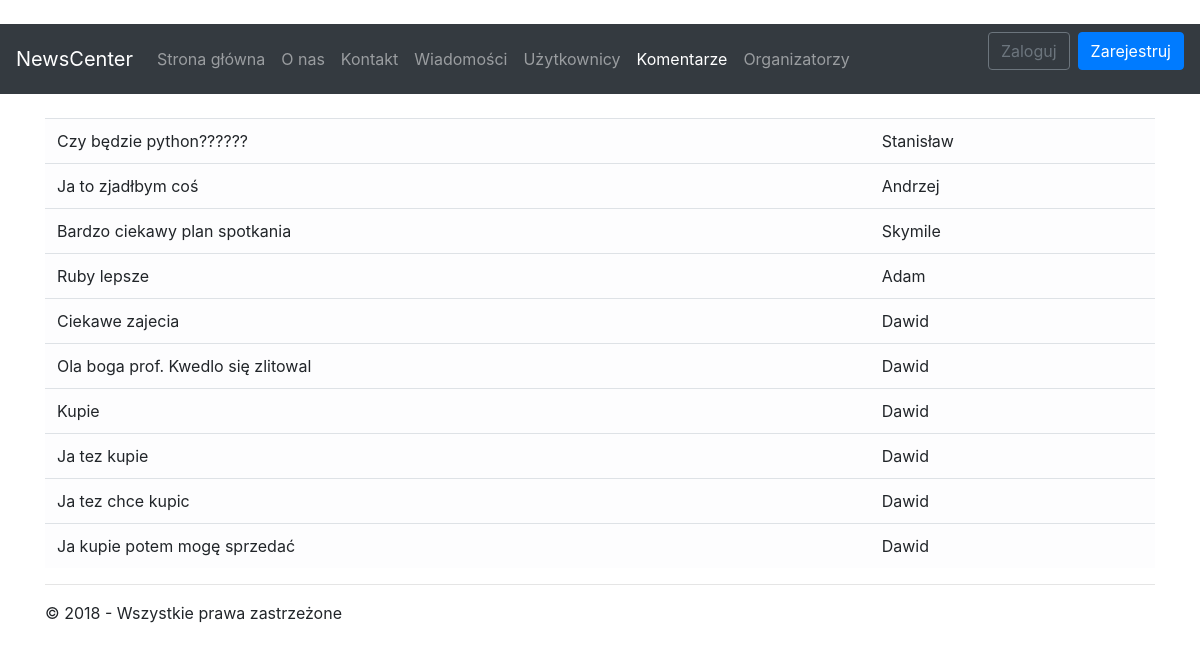
/comments, run on an earlier commit of the app's database.
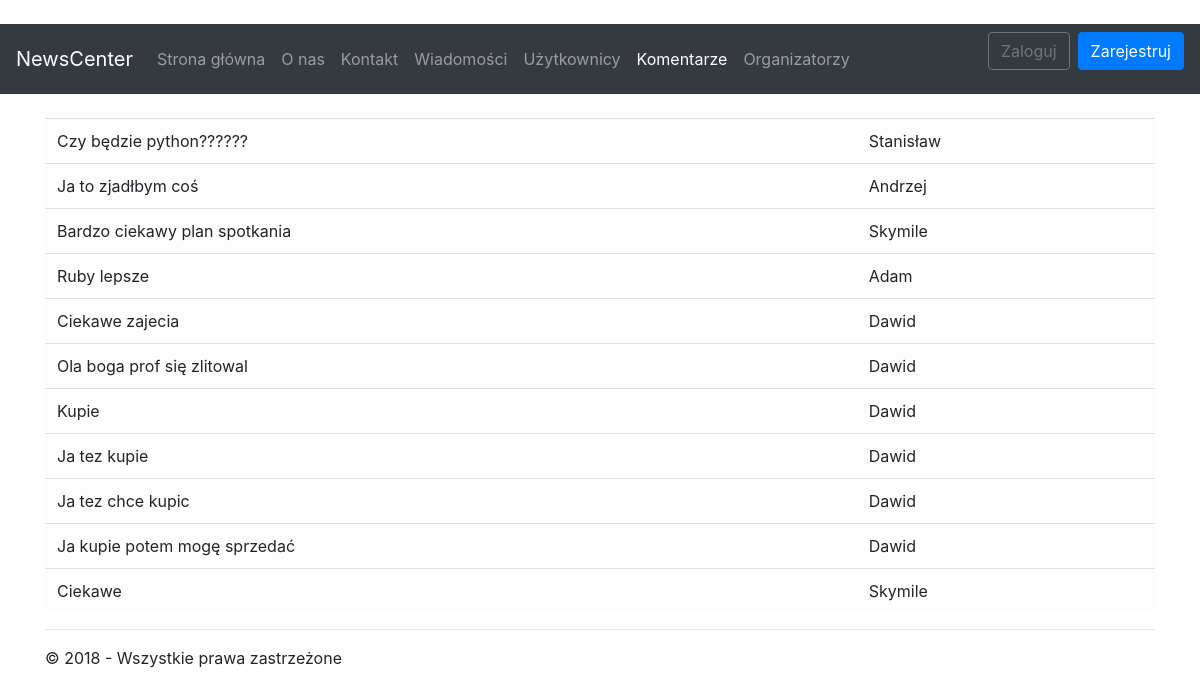
And on a later commit of the database.
### app/models.py (models this page shows, shortened)
class Comment(models.Model):
	id_user = models.ForeignKey(User, on_delete=models.PROTECT)
	comment = models.CharField(max_length=128)

### app/views/other.py (the view)
# urls.py: path('comments'        , app.views.other.comments   , name='comments'),
def comments(request):
	return render(request, 'app/comments.html',
	{
		'title': _('Komentarze'),
		'year':datetime.now().year,
		'collection': Comment.objects.all()
	})

### app/templates/app/comments.html
{% extends "app/shared/layout.html" %}
{% block content %}
<br/>
<div class="table-responsive-sm">
	<table class="table table-light">
	<tbody>
		{% for comment in collection %}
		<tr>
			<td scope="col"> {{ comment.comment }} </td>
			<td scope="col"> {{ comment.id_user }} </td>
		</tr>
		{% endfor %}
	</tbody>
	</table>
</div>
{% endblock %}

What changed in the data, as far as the page shows it:
changed Comment: comment "Ola boga prof. Kwedlo się zlitowal" → "Ola boga prof się zlitowal"
added Comment: comment "Ciekawe", id_user "Skymile"
